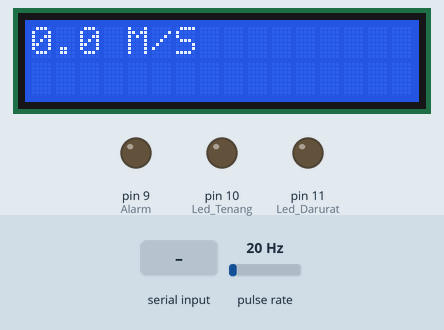
The sketch below on a simulated Arduino Uno, built with avr-gcc and run on an emulated ATmega328P. On the bench: 16×2 character LCD, output pins drawn as LEDs (lit = HIGH). Wiring (inferred from the names in the program): pulse sensor: data pin 2. The test bench sets the inputs (shaded band); at power-on: pulse rate 20 Hz. What the sketch prints to the serial monitor is not drawn.

Above: at 1.2 s.
1.3 s: "1" received over the second serial link
At 2.7 s:
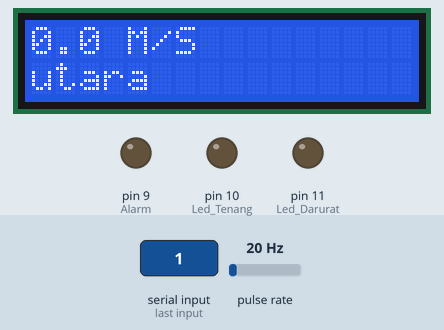
3.8 s: "2" received over the second serial link
At 5.6 s:
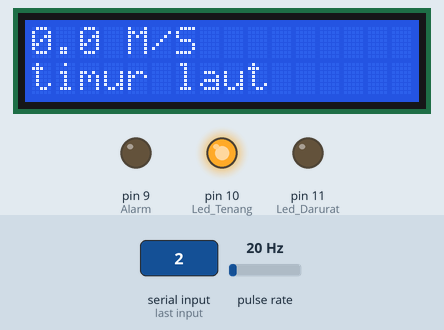
At 8.3 s:
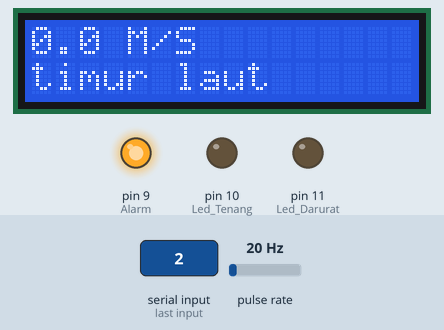
Timing chart, 0 to 40.6 s (numbered marks = the images above; inputs shaded):
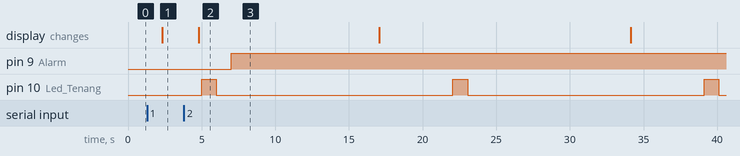

Measured:
- after the input at 1.3 s, the display: changes after 1.0 s (image 1)
- after the input at 3.8 s, the display: changes after 1.0 s (image 2)
- by itself, pin 10 (Led_Tenang): alternates HIGH for 1.0 s and LOW for 16.1 s

The sketch:

FinalWindDetector.ino
```cpp
#include <SoftwareSerial.h>
#include <LiquidCrystal_I2C.h>

int16_t alamat_i2c_lcd = 0x27;
LiquidCrystal_I2C lcd(alamat_i2c_lcd, 16, 2);

// anemometer parameters
volatile byte rpmcount; // hitung signals
volatile unsigned long last_micros;
unsigned long timeold;
unsigned long timemeasure = 5.00; // detik
int timetoSleep = 1;               // menit
unsigned long sleepTime = 15;      // menit
unsigned long timeNow;
int countThing = 0;
int GPIO_pulse = 2;                // Arduino = D2
float rpm, rotasi_per_detik;       // rotasi/detik
float kecepatan_kilometer_per_jam; // kilometer/jam
float kecepatan_meter_per_detik;   //meter/detik
// arah angin
SoftwareSerial dataserial(7, 6); // D7,D6
String data, arah_angin, s_angin;
int a, b;

void setup()
{
  pinMode(10, OUTPUT);  //Led Tenang
  pinMode(11, OUTPUT); //Led Darurat
  pinMode(9, OUTPUT); //Alarm

  dataserial.begin(9600);
  pinMode(GPIO_pulse, INPUT_PULLUP);
  digitalWrite(GPIO_pulse, LOW);
  Serial.begin(9600);
  lcd.begin(16, 2);
  lcd.backlight();
  lcd.clear();
  detachInterrupt(digitalPinToInterrupt(GPIO_pulse));                         // memulai Interrupt pada nol
  attachInterrupt(digitalPinToInterrupt(GPIO_pulse), rpm_anemometer, RISING); //Inisialisasi pin interupt
  rpmcount = 0;
  rpm = 0;
  timeold = 0;
  timeNow = 0;
  lcd.setCursor(0, 0);
  lcd.print("Kec :");
  lcd.setCursor(0, 0);
  lcd.print("0.0 M/S  ");
  //lcd.clear();
} // end of setup

void loop()
{

  if ((millis() - timeold) >= timemeasure * 1000)
  {
    countThing++;
    detachInterrupt(digitalPinToInterrupt(GPIO_pulse));      // Menonaktifkan interrupt saat menghitung
    rotasi_per_detik = float(rpmcount) / float(timemeasure); // rotasi per detik
    //kecepatan_meter_per_detik = rotasi_per_detik; // rotasi/detik sebelum dikalibrasi untuk dijadikan meter per detik
    kecepatan_meter_per_detik = ((-0.0181 * (rotasi_per_detik * rotasi_per_detik)) + (1.3859 * rotasi_per_detik) + 1.4055); // meter/detik sesudah dikalibrasi dan sudah dijadikan meter per detik
    if (kecepatan_meter_per_detik <= 1.5)
    { // Minimum pembacaan sensor kecepatan angin adalah 1.5 meter/detik
      kecepatan_meter_per_detik = 0.0;
    }
    kecepatan_kilometer_per_jam = kecepatan_meter_per_detik * 3.6; // kilometer/jam
    if (kecepatan_kilometer_per_jam >= 4){
      digitalWrite(10, HIGH);  // turn the LED on (HIGH is the voltage level)
      delay(1000);                      // wait for a second
      digitalWrite(10, LOW);   // turn the LED off by making the voltage LOW
      delay(1000);
      digitalWrite(9, HIGH);
      delay(5000);
       digitalWrite(9, HIGH);
      delay(5000);
    } else {
        digitalWrite(11, HIGH);
        delay(1000);
        digitalWrite(11, LOW);
        delay(1000);
        digitalWrite(9, LOW);
        delay(1000);

    }
    Serial.print("rotasi_per_detik=");
    Serial.print(rotasi_per_detik);
    Serial.print("   kecepatan_meter_per_detik="); // Minimal kecepatan angin yang dapat dibaca sensor adalah
    Serial.print(kecepatan_meter_per_detik);       // 1.5 meter/detik dan maksimum 30 meter/detik.
    Serial.print("   kecepatan_kilometer_per_jam=");
    Serial.print(kecepatan_kilometer_per_jam);
    Serial.println("   ");


    lcd.setCursor(0, 0);
    lcd.print("Kec :");
    lcd.setCursor(0, 0);
    lcd.print(kecepatan_meter_per_detik);
    lcd.print(" M/S  ");
    if (countThing == 1) // kirim data per 10 detik sekali
    {
      Serial.println("Mengirim data ke server");
      countThing = 0;
    }
    timeold = millis();
    rpmcount = 0;
    attachInterrupt(digitalPinToInterrupt(GPIO_pulse), rpm_anemometer, RISING); // enable interrupt
  }

  if (dataserial.available()) // Jika ada data yang diterima dari sensor
  {
    data = dataserial.readString(); // data yang diterima dari sensor berawalan tanda * dan diakhiri tanda #, contoh *1#
    a = data.indexOf("*"); // a adalah index tanda *
    b = data.indexOf("#"); // b adalah index tanda #
    s_angin = data.substring(a + 1, b); // membuang tanda * dan # sehingga di dapat nilai dari arah angin
    if (s_angin.equals("1")) { // jika nilai dari sensor 1 maka arah angin utara
      arah_angin = "utara     ";
    }
    if (s_angin.equals("2")) {
      arah_angin = "timur laut";
    }
    if (s_angin.equals("3")) {
      arah_angin = "timur     ";
    }
    if (s_angin.equals("4")) {
      arah_angin = "tenggara  ";
    }
    if (s_angin.equals("5")) {
      arah_angin = "selatan   ";
    }
    if (s_angin.equals("6")) {
      arah_angin = "barat daya";
    }
    if (s_angin.equals("7")) {
      arah_angin = "barat     ";
    }
    if (s_angin.equals("8")) {
      arah_angin = "barat laut";
    }
    Serial.println(arah_angin);
    lcd.setCursor(0, 1); // menampilkan pada lcd kolom 0, baris 0
    lcd.print(arah_angin);
  }


} // end of loop

/********************************************************************************
* // Fungsi ini dipanggil setiap kali magnet/interrupt terdeteksi oleh MCU
*********************************************************************************/
// Fungsi void rpm_anemometer() untuk menghitung putaran per menit (RPM)
void rpm_anemometer()
{
  // Cek apakah waktu sejak deteksi terakhir sudah lebih dari atau sama dengan 5000 mikrodetik (5 milidetik)
  if (long(micros() - last_micros) >= 5000)
  {
    // Jika ya, maka tambahkan satu ke penghitung rpm (rpmcount)
    rpmcount++;
    // Perbarui waktu terakhir ketika magnet terdeteksi dengan waktu saat ini
    last_micros = micros();
  }
  // Catatan: Kode untuk mencetak ke serial dihilangkan, biasanya digunakan untuk debugging
  // Serial.println("***** magnet terdeteksi *****");
}
```
